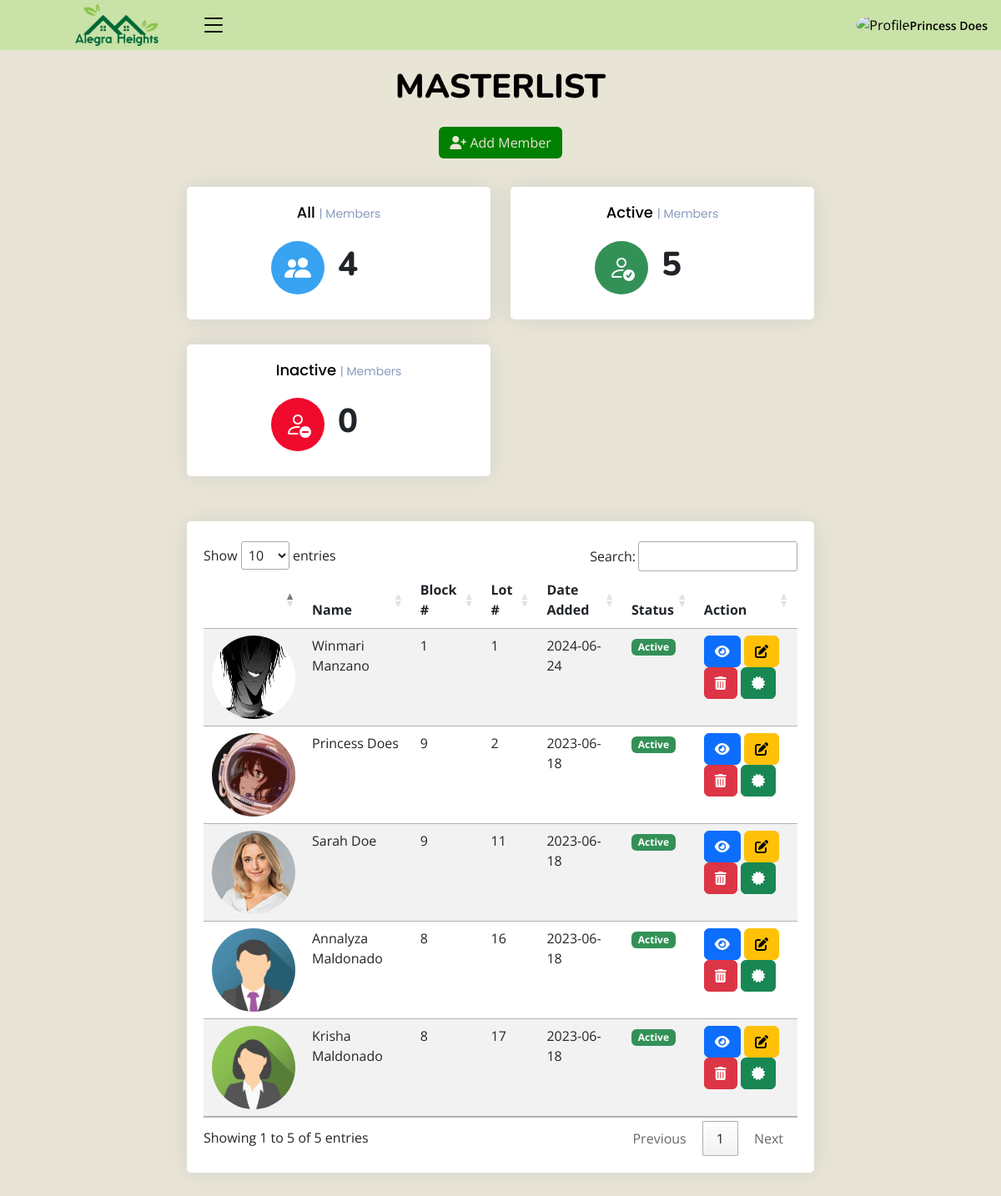
Page /admin/masterlist.php (signed in) on the committed database.
### tables this page shows
CREATE TABLE `members` (
  `id` int(10) NOT NULL,
  `block_number` int(10) NOT NULL,
  `lot_number` int(10) NOT NULL,
  `first_name` varchar(100) NOT NULL,
  `mid_name` varchar(250) NOT NULL,
  `last_name` varchar(100) NOT NULL,
  `gender` varchar(250) NOT NULL,
  `contact` varchar(250) NOT NULL,
  `username` varchar(250) NOT NULL,
  `password` varchar(250) NOT NULL,
  `user_image` varchar(250) NOT NULL,
  `status` int(11) NOT NULL DEFAULT 1,
  `date_added` date DEFAULT current_timestamp(),
  `household_id` int(11) DEFAULT NULL,
  `membership_plan` varchar(255) DEFAULT 'Monthly',
  `residence_type` varchar(255) DEFAULT 'Homeowner'
);

### admin/class/adminback.php (called while the page is built, shortened)
<?php
class  adminback
{
    private $connection;
    function __construct()
    {
        $dbhost = "localhost";
        $dbuser = "root";
        $dbpass = "";
        $dbname = "alegra_heights_db";
        $this->connection = mysqli_connect($dbhost, $dbuser, $dbpass, $dbname);
    }
    function display_member()
    {
        $query = "SELECT * FROM `members` ORDER BY `lot_number` ASC";
        if (mysqli_query($this->connection, $query)) {
            $mem_info = mysqli_query($this->connection, $query);
            return $mem_info;
        }
    }
}

### admin/masterlist.php (the view, shortened to what this page needs)
<?php
include_once("class/adminback.php");
include_once("class/db.php");
$obj = new adminback();
$members = $obj->display_member();
?>
<!DOCTYPE html>
<html lang="en">
<?php include('header.php')?>
    <link rel="stylesheet" href="https://cdn.datatables.net/1.13.4/css/jquery.dataTables.min.css">
    <link rel="stylesheet" href="https://cdn.datatables.net/searchpanes/2.1.2/css/searchPanes.dataTables.min.css">
    <link rel="stylesheet" href="https://cdn.datatables.net/searchpanes/2.1.2/js/dataTables.searchPanes.min.js">
<body class="toggle-sidebar">
<?php include('headnav.php')?>
<main id="main" class="main">
<div class="pagetitle">
  <h1>MASTERLIST</h1>
  <br>
  <button style="color:#e9e5d6; background-color: #008000;" type="button" data-bs-toggle="modal" data-bs-target="#verticalycentered" class="btn"><i class="fa-solid fa-user-plus"></i> Add Member</button>
</div>
<br>
<section class="section dashboard">
  <div class="row">
    <div style="margin: auto;" class="col-lg-8">
    <div class="row">
  <div style="text-align: center;" class="col-xxl-4 col-md-6">
              <div class="card info-card sales-card">
                <div  class="card-body">
                  <h5 class="card-title">All <span>| Members</span></h5>
                  <div style="margin-left: 25%;" class="d-flex align-items-center">
                    <div style="background-color: #38a3f1; color: white; " class="card-icon rounded-circle d-flex align-items-center justify-content-center">
                    <i class="bi bi-people-fill"></i>
                    </div>
                    <div class="ps-3">
                    <?php
    $sql = "SELECT * from projects";
      if ($result = mysqli_query($conn, $sql)) {
      $rowcount = mysqli_num_rows( $result );
      }
      ?>
                      <h1 style="font-weight: 800;"><?php echo $rowcount ?></h1>
                    </div>
                  </div>
                </div>
              </div>
            </div>
            <div style="text-align: center;" class="col-xxl-4 col-md-6">
              <div class="card info-card sales-card">
                <div  class="card-body">
                  <h5 class="card-title">Active <span>| Members</span></h5>
                  <div style="margin-left: 25%;" class="d-flex align-items-center">
                    <div style="background-color: rgb(51, 145, 87); color: white; " class="card-icon rounded-circle d-flex align-items-center justify-content-center">
                    <i class="bi bi-person-check"></i>
                    </div>
                    <div class="ps-3">
                    <?php
    $sql = "SELECT * from members WHERE status = 1";
      if ($result = mysqli_query($conn, $sql)) {
      $rowcount = mysqli_num_rows( $result );
      }
      ?>
                      <h1 style="font-weight: 800;"><?php echo $rowcount ?></h1>
                    </div>
                  </div>
                </div>
              </div>
            </div>
            <div style="text-align: center;" class="col-xxl-4 col-md-6">
              <div class="card info-card sales-card">
                <div  class="card-body">
                  <h5 class="card-title">Inactive <span>| Members</span></h5>
                  <div style="margin-left: 25%;" class="d-flex align-items-center">
                    <div style="background-color:  rgb(240, 10, 44); color: white; " class="card-icon rounded-circle d-flex align-items-center justify-content-center">
                    <i class="bi bi-person-dash"></i>
                    </div>
                    <div class="ps-3">
                    <?php
    $sql = "SELECT * from members where status = 0";
      if ($result = mysqli_query($conn, $sql)) {
      $rowcount = mysqli_num_rows( $result );
      }
      ?>
                      <h1 style="font-weight: 800;"><?php echo $rowcount ?></h1>
                    </div>
                  </div>
                </div>
              </div>
            </div>
</div>
<br>
      <div class="card">
        <div class="card-body">
            <br>
          <div class="table-wrapper">
          <table id="example" class="table table-striped table-hover datatable">
            <thead>
                <th scope="col"></th>
                <th scope="col">Name</th>
                <th scope="col">Block #</th>
                <th scope="col">Lot #</th>
                <th scope="col">Date Added</th>
                <th scope="col">Status</th>
                <th scope="col">Action</th>
            </thead>
            <tbody>
            <?php
    while ($mem = mysqli_fetch_assoc($members)){
        ?>
              <tr>
                <th scope="row"><img style="border-radius: 50%; width: 100px; height: 100px;" src="user_img/<?php echo $mem['user_image']; ?>" alt=""></th>
                <td><?php echo $mem['first_name']." ".$mem['last_name'] ?></td>
                <td><?php echo $mem['block_number']; ?></td>
                <td><?php echo $mem['lot_number']; ?></td>
                <td><?php echo $mem['date_added']; ?></td>
                <td>
                <?php
                            if($mem['status'] == 1){
                              echo "<span class='badge' style='text-align:center; background-color: rgb(51, 145, 87);'>Active</span>";
                            }
                            elseif($mem['status'] =='0'){
                                echo "<span class='badge' style='text-align:center; background-color: rgb(240, 10, 44);'>Inactive</span>";
                              }
                          ?>
                </td>
                <td>
                <a href="view_member.php?status=view&&id=<?php echo $mem['id'] ?>" type="button" class="btn btn-primary"><i class="fa-solid fa-eye"></i></a>
                <a href="view_member.php?status=view&&id=<?php echo $mem['id'] ?>" type="button" class="btn btn-warning"><i class="fa-solid fa-pen-to-square"></i></a>
                <a href="?status=delete&&id=<?php echo $mem['id'] ?>" onclick="return confirm('Are you sure you want to delete this member? NOTE: This action cannot be undone.')"  type="button" class="btn btn-danger"><i class="fa-solid fa-trash-can"></i></button></a>
                <a href="generate_certificate.php?id=<?php echo $mem['id'] ?>" type="button" class="btn btn-success"><i class="fa-solid fa-certificate"></i></a>
              </td>
              </tr>
            <?php
            }
              ?>
            </tbody>
          </table>
          </div>
        </div>
      </div>
    </div>
  </div>
</section>
</main>
</body>
</html>

### admin/assets/css/style.css (style rules this page uses)
:root { scroll-behavior: smooth; }
body { font-family: "Open Sans", sans-serif; background: #E9E5D6; color: #000000; }
a { color: #4154f1; text-decoration: none; }
h1, h2, h3, h4, h5, h6 { font-family: "Nunito", sans-serif; }
#main { margin-top: 60px; padding: 20px 30px; transition: all 0.3s; }
.pagetitle { margin-bottom: 10px; text-align: center; }
.pagetitle h1 { font-size: 40px; margin-bottom: 0; font-weight: 800; color: #000000; }
.card { margin-bottom: 30px; border: none; border-radius: 5px; box-shadow: 0px 0 30px rgba(1, 41, 112, 0.1); }
.card-title { padding: 20px 0 15px 0; font-size: 18px; font-weight: 500; color: #000000; font-family: "Poppins", sans-serif; }
.card-title span { color: #899bbd; font-size: 14px; font-weight: 400; }
.card-body { padding: 0 20px 20px 20px; }
@media (min-width: 1200px) { #main, #footer { margin-left: 300px; } }
@media (min-width: 1200px) { .toggle-sidebar #main, .toggle-sidebar #footer { margin-left: 0; } }
.dashboard .info-card { padding-bottom: 10px; }
.dashboard .card-icon { font-size: 32px; line-height: 0; width: 64px; height: 64px; flex-shrink: 0; flex-grow: 0; }
.dashboard .sales-card .card-icon { color: #4154f1; background: #f6f6fe; }

### rows in the picture
members: user_image (picture), first_name "Winmari", last_name "Manzano", block_number "1", lot_number "1", date_added "2024-06-24", status "Active"
members: user_image (picture), first_name "Princess", last_name "Does", block_number "9", lot_number "2", date_added "2023-06-18", status "Active"
members: user_image (picture), first_name "Sarah", last_name "Doe", block_number "9", lot_number "11", date_added "2023-06-18", status "Active"
members: user_image (picture), first_name "Annalyza", last_name "Maldonado", block_number "8", lot_number "16", date_added "2023-06-18", status "Active"
members: user_image (picture), first_name "Krisha", last_name "Maldonado", block_number "8", lot_number "17", date_added "2023-06-18", status "Active"

### other values in the picture
$_SESSION['name'] "Princess Does"
$rowcount "4"
$rowcount "5"
$rowcount "0"
